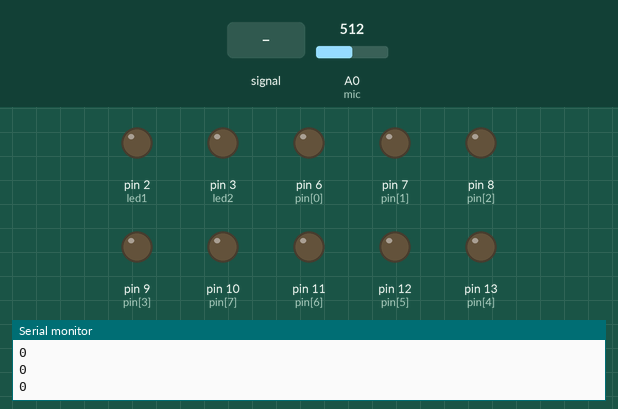
This sketch was run on a simulated Arduino Uno, built with avr-gcc and run on an emulated ATmega328P. On the bench: output pins drawn as LEDs (lit = HIGH), the last lines printed to the serial monitor. Dashed ring = blinking. Inputs (shaded band) come from the test bench; at power-on: A0 (mic) = 512.

Above: at 1.2 s.
1.3 s: A0 (mic) fed a 200 Hz sine of ±81 counts around its level
At 2.39 s:
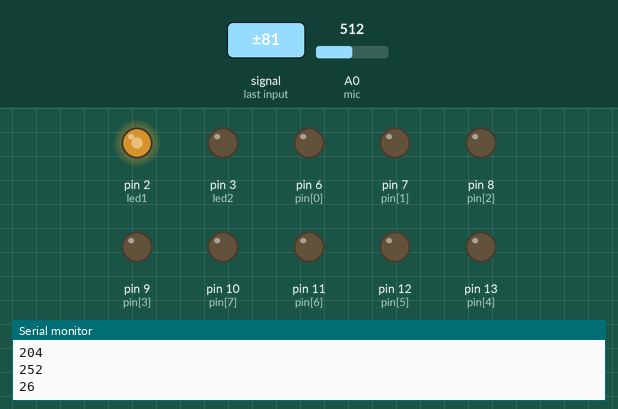
4.3 s: A0 (mic) set to 501
7.3 s: A0 (mic) set to 190
At 8.04 s:
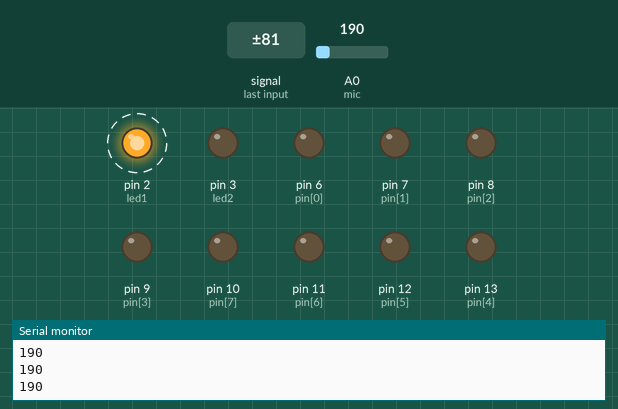
10.3 s: A0 (mic) set to 12
13.3 s: A0 (mic) set to 9
At 13.43 s:
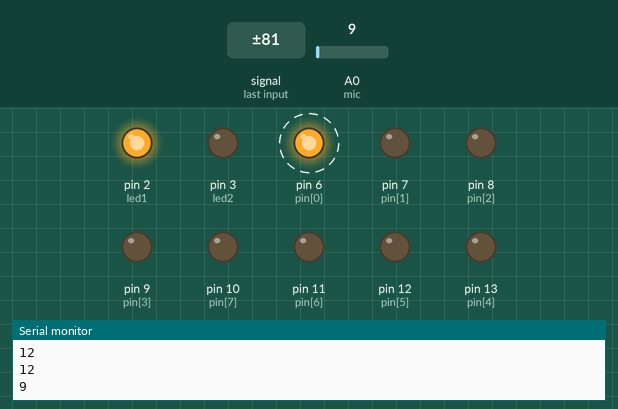
16.3 s: A0 (mic) set to 122
At 16.53 s:
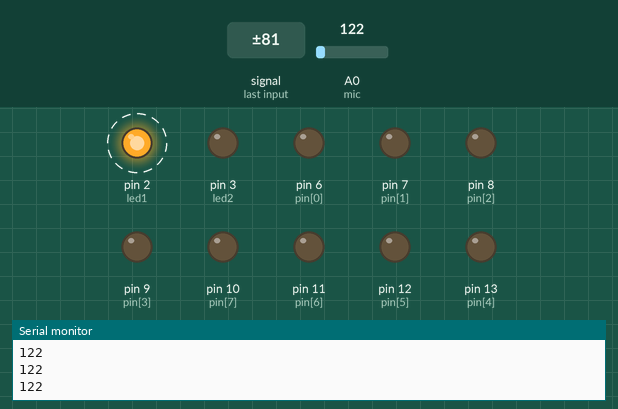
Timing chart, 0 to 20.3 s (numbered marks = the images above; inputs shaded):
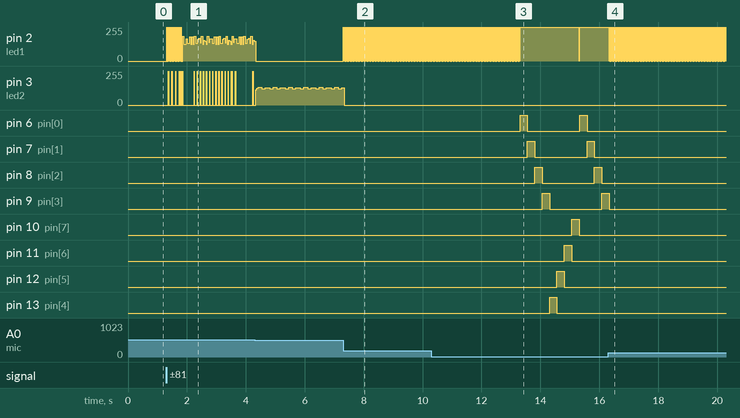

Measured:
- the behaviour switches between 11 and 10 on A0 (mic) (found by bisection; images 2 and 3)
- after the input at 7.3 s, pin 2 (led1): alternates 255/255 for 0.01 s and 0/255 for 0.01 s, starting at once
- after the input at 13.3 s, pin 6 (pin[0]): alternates HIGH for 0.25 s and LOW for 1.8 s, starting at once; pin 7 (pin[1]): alternates HIGH for 0.25 s and LOW for 1.8 s, starting after 0.26 s
- after the input at 16.3 s, pin 2 (led1): alternates 255/255 for 0.01 s and 0/255 for 0.01 s, starting at once; pin 6 (pin[0]), pin 7 (pin[1]), pin 8 (pin[2]), pin 10 (pin[7]), pin 11 (pin[6]), pin 12 (pin[5]), pin 13 (pin[4]): stops changing and stays LOW; pin 9 (pin[3]): goes on until 16.3 s, then stays LOW

The sketch:

mic.ino
```cpp
const int pin[] = {6,7,8,9,13,12,11,10};
const int mic = A0;
const int led1 = 2;
const int led2 = 3;
byte hasil,hasil2;

void setup() {
  Serial.begin(9600);
  for (int i = 0; i<=7; i++)
  {
    pinMode(pin[i],OUTPUT);
  }
  pinMode(led1,OUTPUT);
  pinMode(led2,OUTPUT);
  pinMode(mic,INPUT);
}

void loop() {
  hasil = analogRead(mic);
//  if(hasil > 50)
//  {
//    Serial.println("terdeteksi");
//
//  }
   Serial.println(hasil);

//============deteksi suara kecil
  if (hasil > 5 && hasil < 200)
  {
    digitalWrite(led1,! digitalRead(led1));
    delay(10);
    digitalWrite(led2, LOW);
  }
///------------- LED muter kanan => kiri
  if(digitalRead(led1) == 1)
  {
     for(int i=0; i<=7; i++)
          {
            if (analogRead(mic) > 10)
            {
              break;
            }
            digitalWrite(pin[i], HIGH);
            delay(250);
            digitalWrite(pin[i], LOW);
          }
  }

//=============deteksi suara besar
  if (hasil > 200)
  {
    digitalWrite(led2,! digitalRead(led2));
    digitalWrite(led1, LOW);
  }

///------------LED muter ke kiri=> kanan
   if (digitalRead(led2) == 1)
    {
      for(int i=7; i>=0; i--)
      {
        if (analogRead(mic) >10 )
            {
              break;
            }
        digitalWrite(pin[i],HIGH);
        delay(250);
        digitalWrite(pin[i], LOW);
      }
    }
//  Serial.print(digitalRead(led1));
//  Serial.print(" - ");
//  Serial.println(digitalRead(led2) );

}
```
